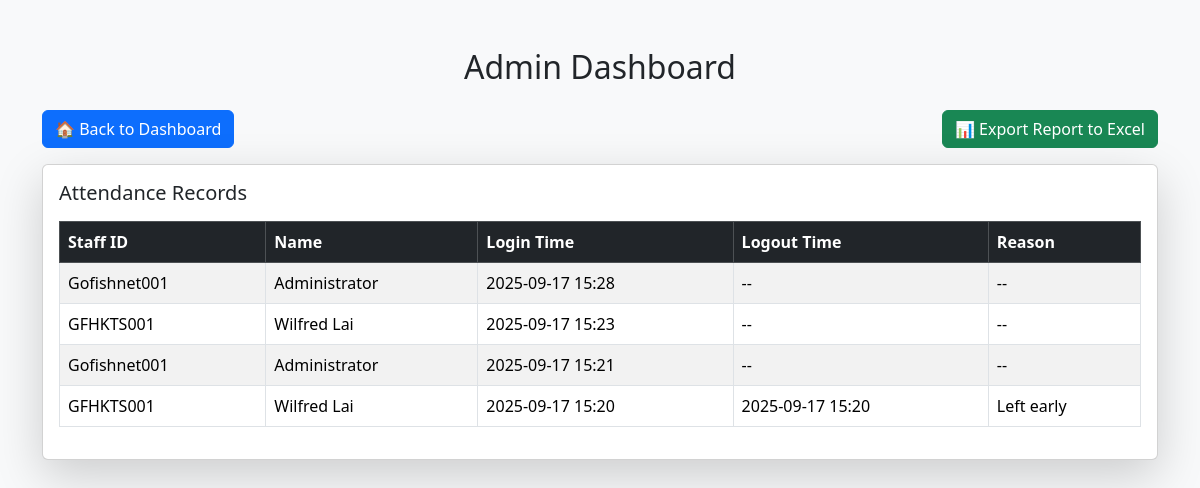
Before: /admin (signed in) with the older database file.
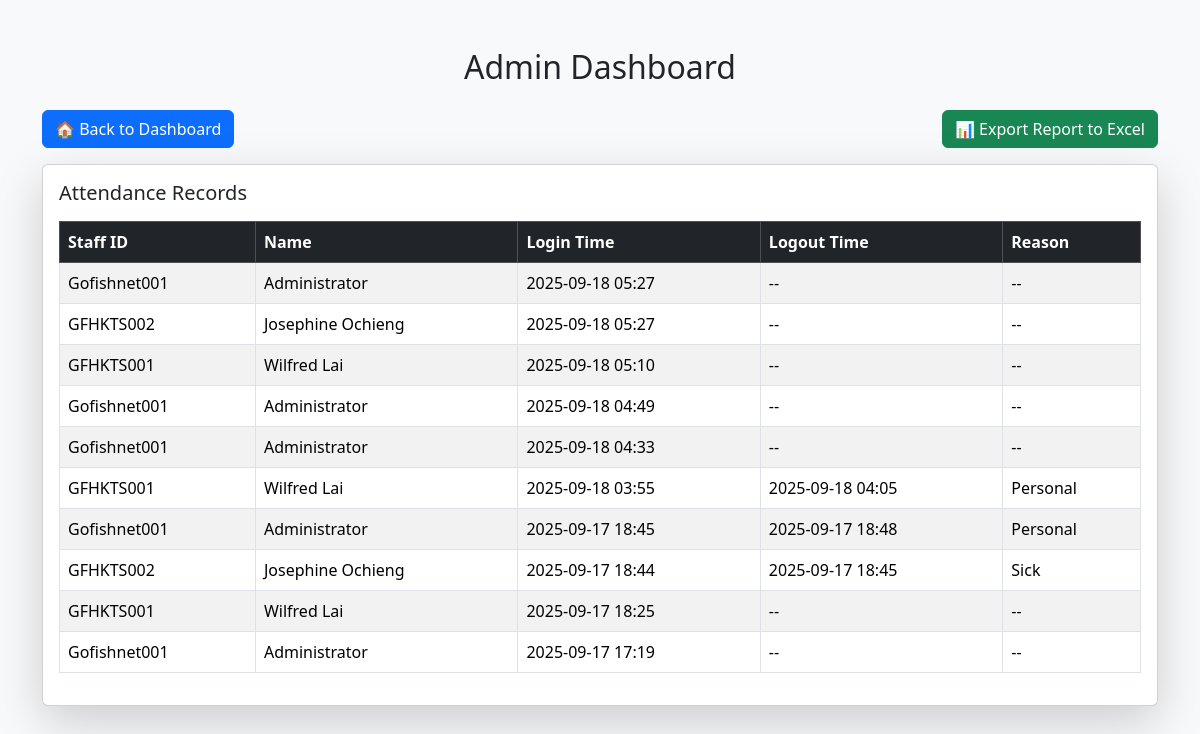
After: the same page with the newer database file.
### models.py (models this page shows)
class Attendance(db.Model):
    id = db.Column(db.Integer, primary_key=True)
    staff_id = db.Column(db.String(50), db.ForeignKey('staff.staff_id'))
    staff = db.relationship('Staff', backref='attendances', lazy=True)
    login_time = db.Column(db.DateTime, default=datetime.utcnow)
    logout_time = db.Column(db.DateTime)
    logout_reason = db.Column(db.String(200))

class Staff(db.Model):
    id = db.Column(db.Integer, primary_key=True)
    staff_id = db.Column(db.String(50), unique=True, nullable=False)
    name = db.Column(db.String(100), nullable=False)
    email = db.Column(db.String(120))  # can be empty initially
    password = db.Column(db.String(100), default='123456')  # initial password
    is_class_teacher = db.Column(db.Boolean, default=False)
    grade_assigned = db.Column(db.String(50))
    subjects = db.Column(db.String(200))
    syllabus_coverage = db.Column(db.Text)
    is_admin = db.Column(db.Boolean, default=False)  # admin column

### app.py (the view)
@app.route('/admin')
def admin_dashboard():
    if 'staff_id' not in session:
        flash('Please login first.', 'danger')
        return redirect(url_for('login'))
    staff = Staff.query.filter_by(staff_id=session['staff_id']).first()
    if not staff.is_admin:
        flash('Access denied.', 'danger')
        return redirect(url_for('dashboard'))
    records = Attendance.query.order_by(Attendance.login_time.desc()).all()
    return render_template('admin.html', records=records)

### templates/admin.html (shortened to what this page needs)
<!doctype html>
<html lang="en">
<head>
    <link href="https://cdn.jsdelivr.net/npm/bootstrap@5.3.2/dist/css/bootstrap.min.css" rel="stylesheet">
</head>
<body class="bg-light">
<div class="container py-5">
    <h2 class="mb-4 text-center">Admin Dashboard</h2>
<div class="mb-3 d-flex justify-content-between">
    <a href="{{ url_for('dashboard') }}" class="btn btn-primary">
        🏠 Back to Dashboard
    </a>
    <a href="{{ url_for('export_reports') }}" class="btn btn-success">
        📊 Export Report to Excel
    </a>
</div>
    <div class="card shadow-lg">
        <div class="card-body">
            <h5 class="card-title mb-3">Attendance Records</h5>
            <div class="table-responsive">
                <table class="table table-bordered table-striped align-middle">
                    <thead class="table-dark">
                        <tr>
                            <th>Staff ID</th>
                            <th>Name</th>
                            <th>Login Time</th>
                            <th>Logout Time</th>
                            <th>Reason</th>
                        </tr>
                    </thead>
                    <tbody>
                        {% for record in records %}
                        <tr>
                            <td>{{ record.staff_id }}</td>
                            <td>{{ record.staff.name }}</td>
                            <td>{{ record.login_time.strftime('%Y-%m-%d %H:%M') }}</td>
                            <td>{% if record.logout_time %}{{ record.logout_time.strftime('%Y-%m-%d %H:%M') }}{% else %}--{% endif %}</td>
                            <td>{{ record.logout_reason or '--' }}</td>
                        </tr>
                        {% endfor %}
                    </tbody>
                </table>
            </div>
        </div>
    </div>
</div>
</body>
</html>

Changed rows visible on the page:
added Attendance: staff_id "Gofishnet001", staff.name "Administrator", login_time "2025-09-18 05:27", logout_reason "--"
added Attendance: staff_id "GFHKTS002", staff.name "Josephine Ochieng", login_time "2025-09-18 05:27", logout_reason "--"
added Attendance: staff_id "GFHKTS001", staff.name "Wilfred Lai", login_time "2025-09-18 05:10", logout_reason "--"
added Attendance: staff_id "Gofishnet001", staff.name "Administrator", login_time "2025-09-18 04:49", logout_reason "--"
added Attendance: staff_id "Gofishnet001", staff.name "Administrator", login_time "2025-09-18 04:33", logout_reason "--"
added Attendance: staff_id "GFHKTS001", staff.name "Wilfred Lai", login_time "2025-09-18 03:55", logout_time "2025-09-18 04:05", logout_reason "Personal"
changed Attendance (number 7 of 10 on the later page): login_time "2025-09-17 15:28" → "2025-09-17 18:45"; logout_time (not shown) → "2025-09-17 18:48"; logout_reason "--" → "Personal"; no longer shows "--"
changed Attendance: staff_id "GFHKTS001" → "GFHKTS002"; staff.name "Wilfred Lai" → "Josephine Ochieng"; login_time "2025-09-17 15:23" → "2025-09-17 18:44"; logout_time (not shown) → "2025-09-17 18:45"; logout_reason "--" → "Sick"; no longer shows "--"
changed Attendance (number 9 of 10 on the later page): staff_id "Gofishnet001" → "GFHKTS001"; staff.name "Administrator" → "Wilfred Lai"; login_time "2025-09-17 15:21" → "2025-09-17 18:25"
changed Attendance (number 10 of 10 on the later page): staff_id "GFHKTS001" → "Gofishnet001"; staff.name "Wilfred Lai" → "Administrator"; login_time "2025-09-17 15:20" → "2025-09-17 17:19"; logout_reason "Left early" → "--"; logout_time "2025-09-17 15:20" → (not shown); now shows "--"
